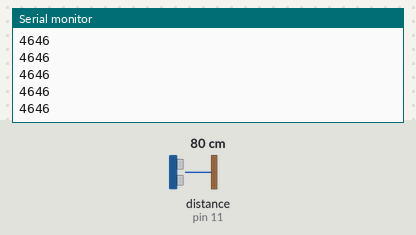
A sketch run on a simulated Arduino Uno, built with avr-gcc and run on an emulated ATmega328P. On the bench: the last lines printed to the serial monitor. Wiring (inferred from the names in the program): ultrasonic range finder: trigger pin 12; echo pin 11. The inputs (shaded band) are chosen by the test bench; at power-on: distance to the obstacle (sensor on pin 11) 80 cm. The echo pulse lasts 58.3 µs per cm.

Above: at 1.2 s.
1.3 s: distance to the obstacle (sensor on pin 11) set to 2 cm
At 2.1 s:
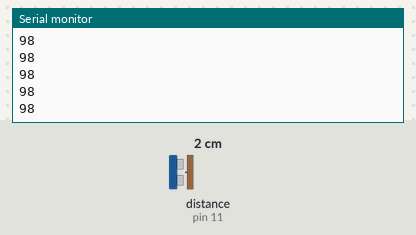
2.8 s: distance to the obstacle (sensor on pin 11) set to 4 cm
At 3.7 s:
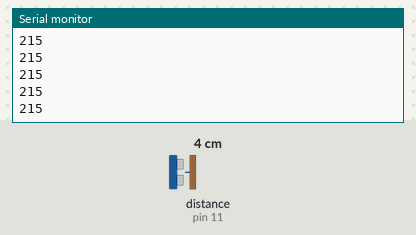
Timing chart, 0 to 5.8 s (numbered marks = the images above; inputs shaded):
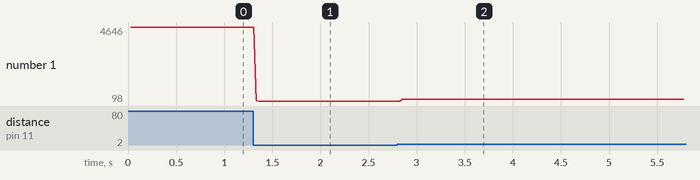

Measured:
- after the input at 1.3 s, the serial monitor: prints a new line at once (image 1)
- after the input at 2.8 s, the serial monitor: prints a new line after 0.05 s (image 2)
- plotted number 1: 4646 → 98 after the input at 1.3 s, 98 → 215 after the input at 2.8 s

The sketch:

UltrasonicSensor_workshop.ino
```cpp
int trigPin = 12;
int echoPin = 11;
int pulseTravelTime;


void setup() {
  // put your setup code here, to run once:
  Serial.begin(9600);
  pinMode(trigPin,OUTPUT);
  pinMode(echoPin,INPUT);

}

void loop() {
  // put your main code here, to run repeatedly:
  digitalWrite(trigPin,LOW);
  delayMicroseconds(10);
  digitalWrite(trigPin,HIGH);
  delayMicroseconds(10);
  digitalWrite(trigPin,LOW);
  pulseTravelTime = pulseIn(echoPin,HIGH); // measures the pulse in microseconds
  delay(25);
  Serial.println(pulseTravelTime);

}
```
